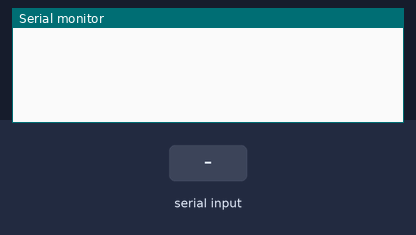
The sketch below on a simulated Arduino Uno, built with avr-gcc and run on an emulated ATmega328P. Shown: the last lines printed to the serial monitor. The test bench sets the inputs (shaded band).

Above: at 1.2 s.
1.3 s: "ON 1\n" received over Serial
At 1.9 s:
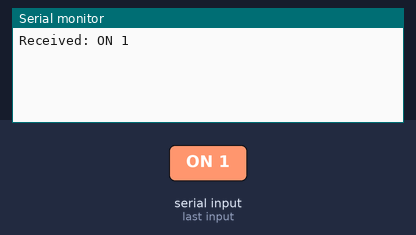
2.8 s: "PIN \n" received over Serial
At 4.0 s:
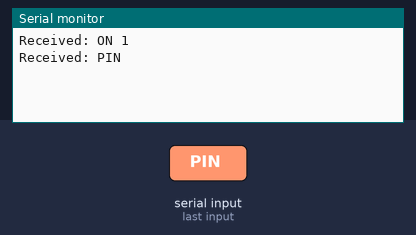
4.3 s: "ON\n" received over Serial
At 5.4 s:
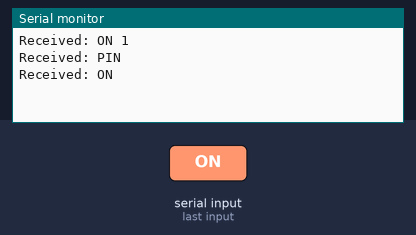
5.8 s: "90 45\n" received over Serial
At 6.6 s:
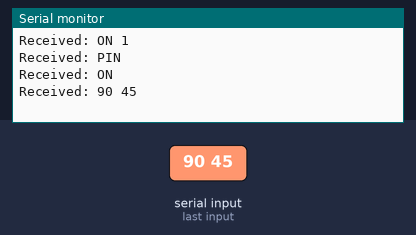
7.3 s: "5\n" received over Serial
At 7.7 s:
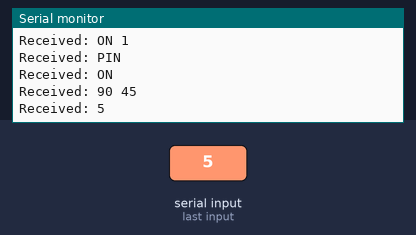
8.8 s: "PIN 90\n" received over Serial
At 10.1 s:
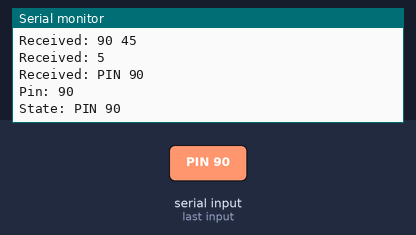

The sketch:

arduino_program.ino
```cpp
// MANUAL TESTING
// const int magnetPin = 9;

// void setup() {
//   pinMode(magnetPin, OUTPUT);
//   digitalWrite(magnetPin, LOW);
//   Serial.begin(115200);
//   // Serial.println("Ready! Press 1 to turn ON, 0 to turn OFF");
// }

// void loop() {
//   if (Serial.available() > 0) {
//     char key = Serial.read();

//     if (key == '1') {
//       digitalWrite(magnetPin, HIGH);
//       Serial.println("Magnet ON");
//     }

//     if (key == '0') {
//       digitalWrite(magnetPin, LOW);
//       Serial.println("Magnet OFF");
//     }
//   }
// }

// loaded program that works directly with robot
void setup() {
  Serial.begin(115200);
}

void loop() {
  if (!Serial.available()) return;

  String cmd = Serial.readStringUntil('\n');
  cmd.trim();

  Serial.println("Received: " + cmd);

  if (cmd.startsWith("PIN ")) {
    int firstSpace = cmd.indexOf(' ');
    int secondSpace = cmd.indexOf(' ', firstSpace + 1);

    int pin = cmd.substring(firstSpace + 1, secondSpace).toInt();
    String state = cmd.substring(secondSpace + 1);
    state.trim();

    Serial.println("Pin: " + String(pin));
    Serial.println("State: " + state);

    pinMode(pin, OUTPUT);
    digitalWrite(pin, (state == "ON") ? HIGH : LOW);
  }
}
```

Measured:
- after the input at 1.3 s, the serial monitor: prints a new line at once (image 1)
- after the input at 2.8 s, the serial monitor: prints a new line at once (image 2)
- after the input at 4.3 s, the serial monitor: prints a new line at once (image 3)
- after the input at 5.8 s, the serial monitor: prints a new line at once (image 4)
- after the input at 7.3 s, the serial monitor: prints a new line at once (image 5)
- after the input at 8.8 s, the serial monitor: prints a new line at once (image 6)
